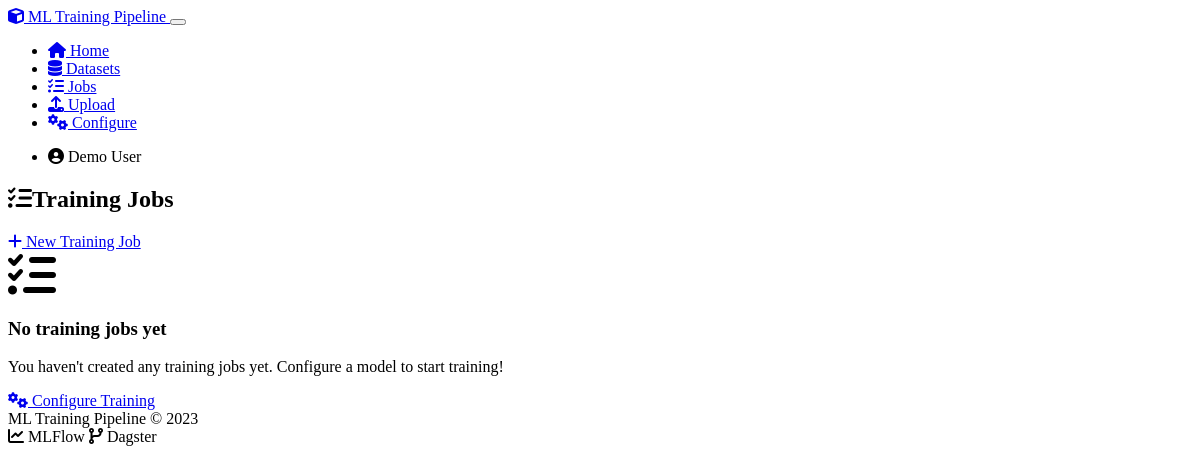
/jobs, run on an earlier commit of the app's database.
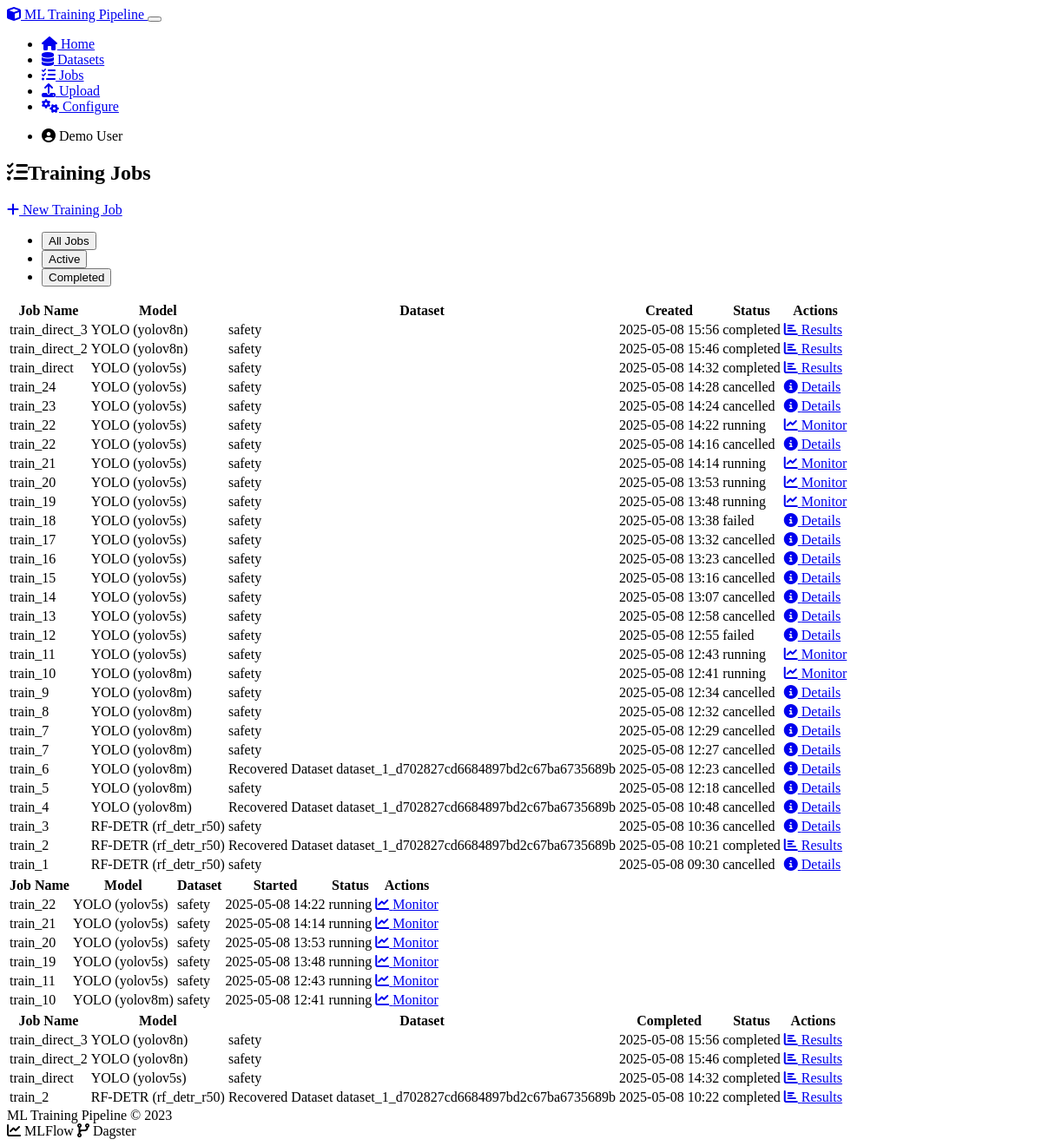
And on a later commit of the database.
### models.py (models this page shows, shortened)
class TrainingJob(db.Model):
    id = db.Column(db.Integer, primary_key=True)
    job_name = db.Column(db.String(120), nullable=False)
    model_type = db.Column(db.String(20), nullable=False)  # YOLO, RF-DETR
    model_variant = db.Column(db.String(20), nullable=False)  # e.g., yolov5s, rf_detr_r50
    hyperparameters = db.Column(db.Text, nullable=False)  # JSON-serialized hyperparameters
    status = db.Column(db.String(20), default='pending')  # pending, running, completed, failed
    mlflow_run_id = db.Column(db.String(36))  # MLFlow run ID
    dagster_run_id = db.Column(db.String(36))  # Dagster run ID
    created_at = db.Column(db.DateTime, default=datetime.utcnow)
    started_at = db.Column(db.DateTime)
    completed_at = db.Column(db.DateTime)
    error_message = db.Column(db.Text)
    user_id = db.Column(db.Integer, db.ForeignKey('user.id'), nullable=False)
    dataset_id = db.Column(db.Integer, db.ForeignKey('dataset.id'), nullable=False)

class Dataset(db.Model):
    id = db.Column(db.Integer, primary_key=True)
    name = db.Column(db.String(120), nullable=False)
    description = db.Column(db.Text)
    data_path = db.Column(db.String(256), nullable=False)
    format_type = db.Column(db.String(20), nullable=False)  # COCO, YOLO, VOC, etc.
    class_names = db.Column(db.Text)  # JSON-serialized list of class names
    image_count = db.Column(db.Integer, default=0)
    created_at = db.Column(db.DateTime, default=datetime.utcnow)
    user_id = db.Column(db.Integer, db.ForeignKey('user.id'), nullable=False)
    training_jobs = db.relationship('TrainingJob', backref='dataset', lazy='dynamic')

### routes.py (the view)
    @app.route('/jobs')
    def list_jobs():
        user_id = ensure_default_user()
        jobs = TrainingJob.query.filter_by(user_id=user_id).order_by(TrainingJob.created_at.desc()).all()
        return render_template('jobs.html', title='Training Jobs', jobs=jobs)

### routes.py (called while the page is built, shortened)
def ensure_default_user():
    default_user = User.query.filter_by(id=1).first()
    return default_user.id

### templates/jobs.html (shortened to what the changed rows need)
{% extends "layout.html" %}
{% block content %}
<div class="row">
    <div class="col-md-12">
        <div class="d-flex justify-content-between align-items-center mb-4">
            <h2><i class="fas fa-tasks me-2"></i>Training Jobs</h2>
        </div>
        {% if jobs %}
            <div class="card">
                <div class="card-header">
                    <ul class="nav nav-tabs card-header-tabs" id="jobTabs" role="tablist">
                        <li class="nav-item" role="presentation">
                            <button class="nav-link active" id="all-tab" data-bs-toggle="tab" data-bs-target="#all" type="button" role="tab" aria-controls="all" aria-selected="true">All Jobs</button>
                        </li>
                        <li class="nav-item" role="presentation">
                            <button class="nav-link" id="active-tab" data-bs-toggle="tab" data-bs-target="#active" type="button" role="tab" aria-controls="active" aria-selected="false">Active</button>
                        </li>
                        <li class="nav-item" role="presentation">
                            <button class="nav-link" id="completed-tab" data-bs-toggle="tab" data-bs-target="#completed" type="button" role="tab" aria-controls="completed" aria-selected="false">Completed</button>
                        </li>
                    </ul>
                </div>
                <div class="card-body">
                    <div class="tab-content" id="jobTabsContent">
                        <div class="tab-pane fade show active" id="all" role="tabpanel" aria-labelledby="all-tab">
                            <div class="table-responsive">
                                <table class="table table-hover align-middle">
                                    <thead>
                                        <tr>
                                            <th>Job Name</th>
                                            <th>Model</th>
                                            <th>Dataset</th>
                                            <th>Created</th>
                                            <th>Status</th>
                                            <th>Actions</th>
                                        </tr>
                                    </thead>
                                    <tbody>
                                        {% for job in jobs %}
                                        <tr>
                                            <td>{{ job.job_name }}</td>
                                            <td>{{ job.model_type.upper() }} ({{ job.model_variant }})</td>
                                            <td>{{ job.dataset.name }}</td>
                                            <td>{{ job.created_at.strftime('%Y-%m-%d %H:%M') }}</td>
                                            <td>
                                                <span class="badge {% if job.status == 'completed' %}bg-success{% elif job.status == 'failed' %}bg-danger{% elif job.status == 'running' %}bg-primary{% elif job.status == 'cancelled' %}bg-warning{% else %}bg-secondary{% endif %}">
                                                    {{ job.status }}
                                                </span>
                                            </td>
                                            <td>
                                                {% if job.status == 'running' or job.status == 'pending' %}
                                                <a href="{{ url_for('monitor_training', job_id=job.id) }}" class="btn btn-sm btn-outline-primary">
                                                    <i class="fas fa-chart-line me-1"></i> Monitor
                                                </a>
                                                {% elif job.status == 'completed' %}
                                                <a href="{{ url_for('training_results', job_id=job.id) }}" class="btn btn-sm btn-outline-success">
                                                    <i class="fas fa-chart-bar me-1"></i> Results
                                                </a>
                                                {% else %}
                                                <a href="{{ url_for('monitor_training', job_id=job.id) }}" class="btn btn-sm btn-outline-secondary">
                                                    <i class="fas fa-info-circle me-1"></i> Details
                                                </a>
                                                {% endif %}
                                            </td>
                                        </tr>
                                        {% endfor %}
                                    </tbody>
                                </table>
                            </div>
                        </div>
                        <div class="tab-pane fade" id="active" role="tabpanel" aria-labelledby="active-tab">
                            <div class="table-responsive">
                                <table class="table table-hover align-middle">
                                    <thead>
                                        <tr>
                                            <th>Job Name</th>
                                            <th>Model</th>
                                            <th>Dataset</th>
                                            <th>Started</th>
                                            <th>Status</th>
                                            <th>Actions</th>
                                        </tr>
                                    </thead>
                                    <tbody>
                                        {% set active_jobs = jobs|selectattr('status', 'in', ['pending', 'running'])|list %}
                                        {% if active_jobs %}
                                            {% for job in active_jobs %}
                                            <tr>
                                                <td>{{ job.job_name }}</td>
                                                <td>{{ job.model_type.upper() }} ({{ job.model_variant }})</td>
                                                <td>{{ job.dataset.name }}</td>
                                                <td>{{ job.started_at.strftime('%Y-%m-%d %H:%M') if job.started_at else 'Pending' }}</td>
                                                <td>
                                                    <span class="badge {% if job.status == 'running' %}bg-primary{% else %}bg-secondary{% endif %}">
                                                        {{ job.status }}
                                                    </span>
                                                </td>
                                                <td>
                                                    <a href="{{ url_for('monitor_training', job_id=job.id) }}" class="btn btn-sm btn-outline-primary">
                                                        <i class="fas fa-chart-line me-1"></i> Monitor
                                                    </a>
                                                </td>
                                            </tr>
                                            {% endfor %}
                                        {% else %}
                                            <tr>
                                                <td colspan="6" class="text-center">No active jobs</td>
                                            </tr>
                                        {% endif %}
                                    </tbody>
                                </table>
                            </div>
                        </div>
                        <div class="tab-pane fade" id="completed" role="tabpanel" aria-labelledby="completed-tab">
                            <div class="table-responsive">
                                <table class="table table-hover align-middle">
                                    <thead>
                                        <tr>
                                            <th>Job Name</th>
                                            <th>Model</th>
                                            <th>Dataset</th>
                                            <th>Completed</th>
                                            <th>Status</th>
                                            <th>Actions</th>
                                        </tr>
                                    </thead>
                                    <tbody>
                                        {% set completed_jobs = jobs|selectattr('status', 'equalto', 'completed')|list %}
                                        {% if completed_jobs %}
                                            {% for job in completed_jobs %}
                                            <tr>
                                                <td>{{ job.job_name }}</td>
                                                <td>{{ job.model_type.upper() }} ({{ job.model_variant }})</td>
                                                <td>{{ job.dataset.name }}</td>
                                                <td>{{ job.completed_at.strftime('%Y-%m-%d %H:%M') if job.completed_at else 'N/A' }}</td>
                                                <td>
                                                    <span class="badge bg-success">completed</span>
                                                </td>
                                                <td>
                                                    <a href="{{ url_for('training_results', job_id=job.id) }}" class="btn btn-sm btn-outline-success">
                                                        <i class="fas fa-chart-bar me-1"></i> Results
                                                    </a>
                                                </td>
                                            </tr>
                                            {% endfor %}
                                        {% else %}
                                            <tr>
                                                <td colspan="6" class="text-center">No completed jobs</td>
                                            </tr>
                                        {% endif %}
                                    </tbody>
                                </table>
                            </div>
                        </div>
                    </div>
                </div>
            </div>
        {% else %}
            <div class="card text-center p-5">
                <div class="mb-4">
                    <i class="fas fa-tasks" style="font-size: 3rem; color: var(--bs-gray-500);"></i>
                </div>
                <h3>No training jobs yet</h3>
                <p class="text-muted">You haven't created any training jobs yet. Configure a model to start training!</p>
                <div class="mt-3">
                    <a href="{{ url_for('configure_training') }}" class="btn btn-primary">
                        <i class="fas fa-cogs me-1"></i> Configure Training
                    </a>
                </div>
            </div>
        {% endif %}
    </div>
</div>
{% endblock %}

What changed in the data, as far as the page shows it:
added TrainingJob: job_name "train_direct_3", model_type "YOLO", model_variant "yolov8n", dataset.name "safety", created_at "2025-05-08 15:56", status "completed", completed_at "2025-05-08 15:56"
added TrainingJob: job_name "train_direct_2", model_type "YOLO", model_variant "yolov8n", dataset.name "safety", created_at "2025-05-08 15:46", status "completed", completed_at "2025-05-08 15:46"
added TrainingJob: job_name "train_direct", model_type "YOLO", model_variant "yolov5s", dataset.name "safety", created_at "2025-05-08 14:32", status "completed", completed_at "2025-05-08 14:32"
added TrainingJob: job_name "train_24", model_type "YOLO", model_variant "yolov5s", dataset.name "safety", created_at "2025-05-08 14:28", status "cancelled", shown under "Training Jobs"
added TrainingJob: job_name "train_23", model_type "YOLO", model_variant "yolov5s", dataset.name "safety", created_at "2025-05-08 14:24", status "cancelled", shown under "Training Jobs"
added TrainingJob: job_name "train_22", model_type "YOLO", model_variant "yolov5s", dataset.name "safety", created_at "2025-05-08 14:22", status "running", started_at "2025-05-08 14:22"
added TrainingJob: job_name "train_22", model_type "YOLO", model_variant "yolov5s", dataset.name "safety", created_at "2025-05-08 14:16", status "cancelled", shown under "Training Jobs"
added TrainingJob: job_name "train_21", model_type "YOLO", model_variant "yolov5s", dataset.name "safety", created_at "2025-05-08 14:14", status "running", started_at "2025-05-08 14:14"
added TrainingJob: job_name "train_20", model_type "YOLO", model_variant "yolov5s", dataset.name "safety", created_at "2025-05-08 13:53", status "running", started_at "2025-05-08 13:53"
added TrainingJob: job_name "train_19", model_type "YOLO", model_variant "yolov5s", dataset.name "safety", created_at "2025-05-08 13:48", status "running", started_at "2025-05-08 13:48"
added TrainingJob: job_name "train_18", model_type "YOLO", model_variant "yolov5s", dataset.name "safety", created_at "2025-05-08 13:38", status "failed", shown under "Training Jobs"
added TrainingJob: job_name "train_17", model_type "YOLO", model_variant "yolov5s", dataset.name "safety", created_at "2025-05-08 13:32", status "cancelled", shown under "Training Jobs"
added TrainingJob: job_name "train_16", model_type "YOLO", model_variant "yolov5s", dataset.name "safety", created_at "2025-05-08 13:23", status "cancelled", shown under "Training Jobs"
added TrainingJob: job_name "train_15", model_type "YOLO", model_variant "yolov5s", dataset.name "safety", created_at "2025-05-08 13:16", status "cancelled", shown under "Training Jobs"
added TrainingJob: job_name "train_14", model_type "YOLO", model_variant "yolov5s", dataset.name "safety", created_at "2025-05-08 13:07", status "cancelled", shown under "Training Jobs"
added TrainingJob: job_name "train_13", model_type "YOLO", model_variant "yolov5s", dataset.name "safety", created_at "2025-05-08 12:58", status "cancelled", shown under "Training Jobs"
added TrainingJob: job_name "train_12", model_type "YOLO", model_variant "yolov5s", dataset.name "safety", created_at "2025-05-08 12:55", status "failed", shown under "Training Jobs"
added TrainingJob: job_name "train_11", model_type "YOLO", model_variant "yolov5s", dataset.name "safety", created_at "2025-05-08 12:43", status "running", started_at "2025-05-08 12:43"
added TrainingJob: job_name "train_10", model_type "YOLO", model_variant "yolov8m", dataset.name "safety", created_at "2025-05-08 12:41", status "running", started_at "2025-05-08 12:41"
added TrainingJob: job_name "train_9", model_type "YOLO", model_variant "yolov8m", dataset.name "safety", created_at "2025-05-08 12:34", status "cancelled", shown under "Training Jobs"
added TrainingJob: job_name "train_8", model_type "YOLO", model_variant "yolov8m", dataset.name "safety", created_at "2025-05-08 12:32", status "cancelled", shown under "Training Jobs"
added TrainingJob: job_name "train_7", model_type "YOLO", model_variant "yolov8m", dataset.name "safety", created_at "2025-05-08 12:29", status "cancelled", shown under "Training Jobs"
added TrainingJob: job_name "train_7", model_type "YOLO", model_variant "yolov8m", dataset.name "safety", created_at "2025-05-08 12:27", status "cancelled", shown under "Training Jobs"
added TrainingJob: job_name "train_6", model_type "YOLO", model_variant "yolov8m", dataset.name "Recovered Dataset dataset_1_d702827cd6684897bd2c67ba6735689b", created_at "2025-05-08 12:23", status "cancelled", shown under "Training Jobs"
added TrainingJob: job_name "train_5", model_type "YOLO", model_variant "yolov8m", dataset.name "safety", created_at "2025-05-08 12:18", status "cancelled", shown under "Training Jobs"
added TrainingJob: job_name "train_4", model_type "YOLO", model_variant "yolov8m", dataset.name "Recovered Dataset dataset_1_d702827cd6684897bd2c67ba6735689b", created_at "2025-05-08 10:48", status "cancelled", shown under "Training Jobs"
added TrainingJob: job_name "train_3", model_type "RF-DETR", model_variant "rf_detr_r50", dataset.name "safety", created_at "2025-05-08 10:36", status "cancelled", shown under "Training Jobs"
added TrainingJob: job_name "train_2", model_type "RF-DETR", model_variant "rf_detr_r50", dataset.name "Recovered Dataset dataset_1_d702827cd6684897bd2c67ba6735689b", created_at "2025-05-08 10:21", status "completed", completed_at "2025-05-08 10:22"
added TrainingJob: job_name "train_1", model_type "RF-DETR", model_variant "rf_detr_r50", dataset.name "safety", created_at "2025-05-08 09:30", status "cancelled", shown under "Training Jobs"
Also different on the page:
text no longer shown: "No training jobs yet You haven't created any training jobs yet. Configure a model to start training! Configure Training"
text now shown: "All Jobs Active Completed Job Name Model Dataset Created Status Actions Job Name Model Dataset Started Status Actions Job Name Model Dataset Completed Status Actions"
